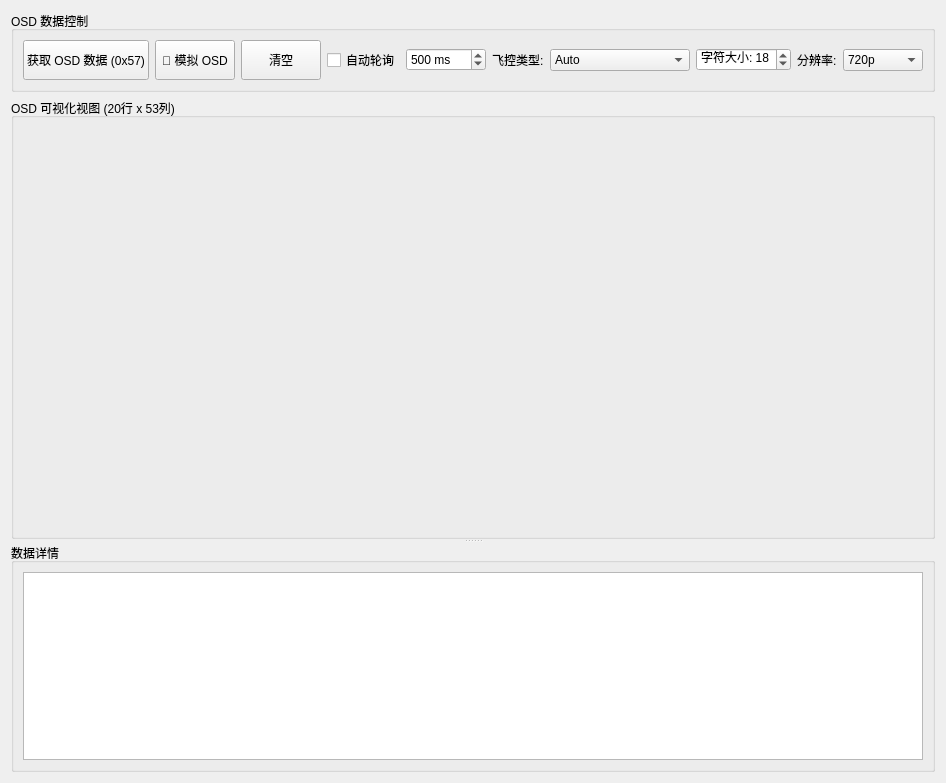
<?xml version="1.0" encoding="UTF-8"?>
<ui version="4.0">
 <class>PageSerialOsd</class>
 <widget class="QWidget" name="PageSerialOsd">
  <layout class="QVBoxLayout" name="osdMainLayout">
   <item>
    <widget class="QGroupBox" name="groupOsdControl">
     <property name="title">
      <string>OSD 数据控制</string>
     </property>
     <layout class="QVBoxLayout" name="osdCtrlLayout">
      <item>
       <layout class="QHBoxLayout" name="osdBtnLayout">
        <item>
         <widget class="QPushButton" name="btnGetOsdData">
          <property name="minimumSize">
           <size>
            <width>0</width>
            <height>40</height>
           </size>
          </property>
          <property name="text">
           <string>获取 OSD 数据 (0x57)</string>
          </property>
         </widget>
        </item>
        <item>
         <widget class="QPushButton" name="btnMockOsdData">
          <property name="minimumSize">
           <size>
            <width>0</width>
            <height>40</height>
           </size>
          </property>
          <property name="text">
           <string>🎨 模拟 OSD</string>
          </property>
         </widget>
        </item>
        <item>
         <widget class="QPushButton" name="btnClearOsd">
          <property name="minimumSize">
           <size>
            <width>0</width>
            <height>40</height>
           </size>
          </property>
          <property name="text">
           <string>清空</string>
          </property>
         </widget>
        </item>
        <item>
         <widget class="QCheckBox" name="checkAutoPoll">
          <property name="text">
           <string>自动轮询</string>
          </property>
         </widget>
        </item>
        <item>
         <widget class="QSpinBox" name="spinPollInterval">
          <property name="suffix">
           <string> ms</string>
          </property>
          <property name="minimum">
           <number>100</number>
          </property>
          <property name="maximum">
           <number>10000</number>
          </property>
          <property name="value">
           <number>500</number>
          </property>
          <property name="singleStep">
           <number>100</number>
          </property>
         </widget>
        </item>
        <item>
         <widget class="QLabel" name="labelFcType">
          <property name="text">
           <string>飞控类型:</string>
          </property>
         </widget>
        </item>
        <item>
         <widget class="QComboBox" name="cboFcType">
          <property name="minimumSize">
           <size>
            <width>140</width>
            <height>0</height>
           </size>
          </property>
          <item>
           <property name="text">
            <string>Auto</string>
           </property>
          </item>
          <item>
           <property name="text">
            <string>Betaflight</string>
           </property>
          </item>
          <item>
           <property name="text">
            <string>INAV</string>
           </property>
          </item>
          <item>
           <property name="text">
            <string>ArduPilot</string>
           </property>
          </item>
          <item>
           <property name="text">
            <string>Fettec</string>
           </property>
          </item>
          <item>
           <property name="text">
            <string>KISS</string>
           </property>
          </item>
          <item>
           <property name="text">
            <string>QUIC</string>
           </property>
          </item>
          <item>
           <property name="text">
            <string>Custom</string>
           </property>
          </item>
         </widget>
        </item>
        <item>
         <widget class="QSpinBox" name="spinCellSize">
          <property name="prefix">
           <string>字符大小: </string>
          </property>
          <property name="minimum">
           <number>8</number>
          </property>
          <property name="maximum">
           <number>48</number>
          </property>
          <property name="value">
           <number>18</number>
          </property>
         </widget>
        </item>
        <item>
         <widget class="QLabel" name="labelResolution">
          <property name="text">
           <string>分辨率:</string>
          </property>
         </widget>
        </item>
        <item>
         <widget class="QComboBox" name="cboOsdResolution">
          <property name="minimumSize">
           <size>
            <width>80</width>
            <height>0</height>
           </size>
          </property>
          <item>
           <property name="text">
            <string>720p</string>
           </property>
          </item>
          <item>
           <property name="text">
            <string>1080p</string>
           </property>
          </item>
         </widget>
        </item>
       </layout>
      </item>
     </layout>
    </widget>
   </item>
   <item>
    <widget class="QSplitter" name="splitterOsd">
     <property name="orientation">
      <enum>Qt::Vertical</enum>
     </property>
     <widget class="QGroupBox" name="groupOsdGrid">
      <property name="title">
       <string>OSD 可视化视图 (20行 x 53列)</string>
      </property>
      <layout class="QVBoxLayout" name="osdGridLayout">
       <item>
        <widget class="QWidget" name="widgetOsdCanvas" native="true">
         <property name="minimumSize">
          <size>
           <width>0</width>
           <height>400</height>
          </size>
         </property>
        </widget>
       </item>
      </layout>
     </widget>
     <widget class="QGroupBox" name="groupOsdInfo">
      <property name="title">
       <string>数据详情</string>
      </property>
      <layout class="QVBoxLayout" name="osdInfoLayout">
       <item>
        <widget class="QTextEdit" name="textOsdInfo">
         <property name="readOnly">
          <bool>true</bool>
         </property>
         <property name="font">
          <font>
           <family>Consolas</family>
           <pointsize>9</pointsize>
          </font>
         </property>
         <property name="maximumHeight">
          <number>150</number>
         </property>
        </widget>
       </item>
      </layout>
     </widget>
    </widget>
   </item>
  </layout>
 </widget>
 <resources/>
 <connections/>
</ui>
